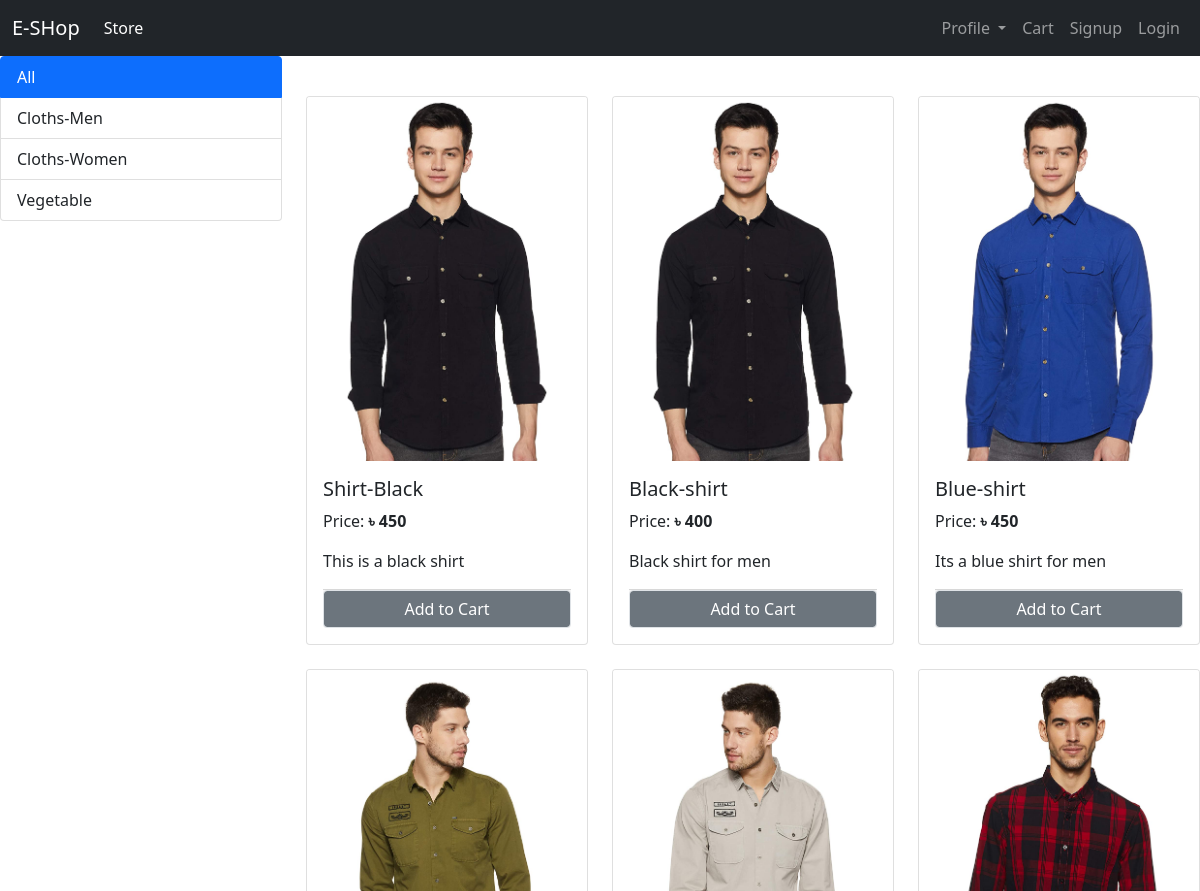
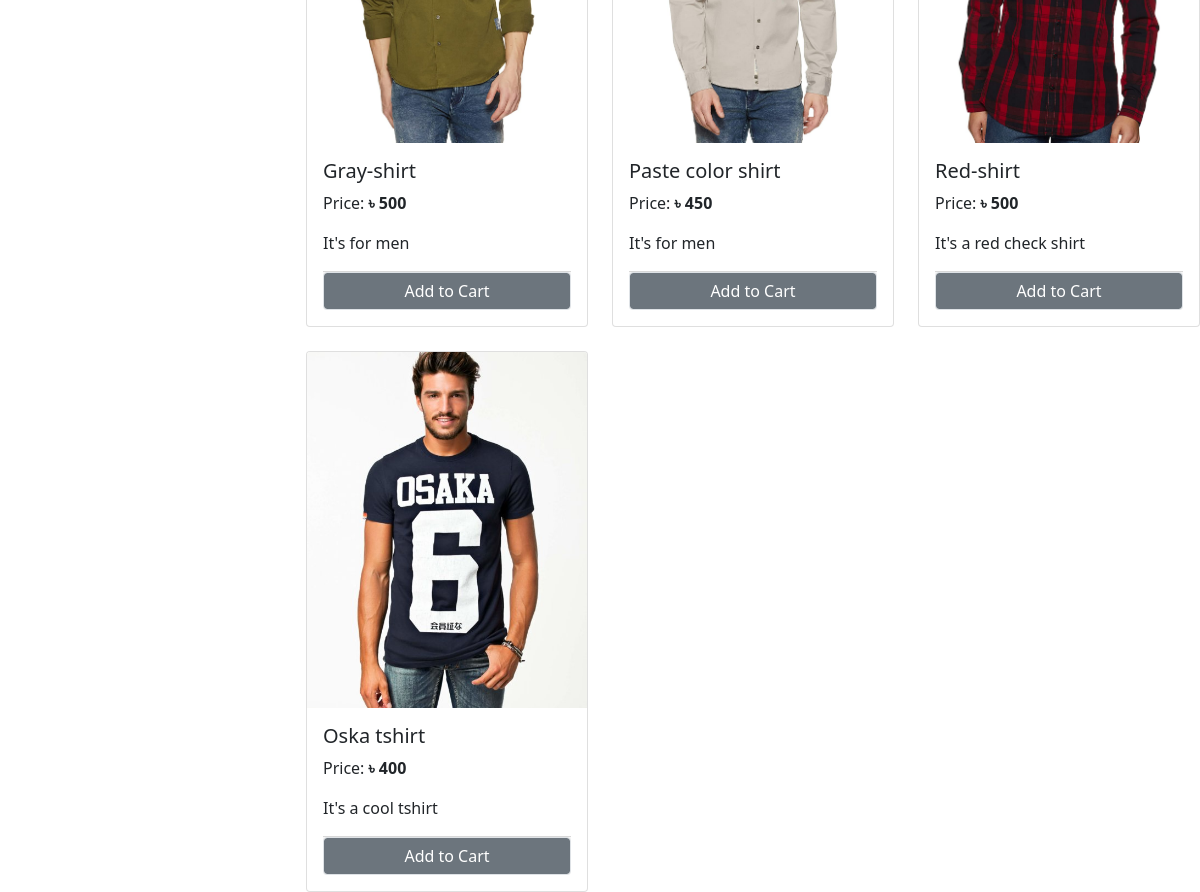
/?category=1, run on the app's committed database (2 pictures, top to bottom).
### store/models.py (models this page shows, shortened)
class Category(models.Model):
    name = models.CharField(max_length=200)
    @staticmethod
    def get_all_categories():
       return Category.objects.all()

class Product(models.Model):
    name = models.CharField(max_length=100)
    price = models.IntegerField(default=0)
    category = models.ForeignKey(Category,on_delete=models.CASCADE,default=1)
    description = models.CharField(max_length=200,blank=True)
    image = models.ImageField(upload_to='uploads/products/')
    @staticmethod
    def get_all_products_by_categoryId(category_id):
        if category_id:
            return Product.objects.filter(category = category_id)
        else:
            return Product.objects.all()

### store/views.py (the view, shortened to what this page needs)
# urls.py: path('',Index.as_view(),name='index'),
class Index(View):
    def get(self,request):
        cart = request.session.get('cart')
        if not cart:
            request.session['cart'] = {}
        products = None
        category  = Category.get_all_categories()
        categoryId = request.GET.get('category')
        if categoryId:
            products = Product.get_all_products_by_categoryId(categoryId)
        else:
            products = Product.get_all_products()
        return render(request,'home.html',{'products':products,'category':category})

### store/templatetags/cart.py (called while the page is built)
@register.filter(name= 'is_in_cart')
def is_in_cart(product,cart):
    keys = cart.keys()
    for id in keys:
        if int(id) == product.id:
            return True
    return False

### store/templatetags/custom.py (called while the page is built)
@register.filter(name= 'currency')
def currency(number):
    return "৳ " +str(number)

### store/templates/home.html (shortened to what this page needs)
{% extends "base.html" %}
{% block content %}
{% load cart %}
{% load custom %}
<div class="row">
    <div class="col-lg-3 mx-auto">
        <div class="list-group">
            <a href="/" class="list-group-item list-group-item-action active" aria-current="true">
              All
            </a>
            {% for cat in category %}
            <a href="/?category={{cat.id}}" class="list-group-item list-group-item-action">{{cat.name}}</a>
            {% endfor %}
          </div>
    </div>
    <div id="product" class="col-lg-9 mx-auto">
        <div class="row row-cols-1 row-cols-md-3 g-4 mt-3">
            {% for product in products %}
            <div class="col" id={{product.id}}>
              <div class="card">
                <img src="{{product.image.url}}" class="card-img-top" alt="...">
                <div class="card-body">
                  <h5 class="card-title">{{product.name}}</h5>
                  <p class="card-text">Price: <b>{{product.price|currency}}</b></p>
                  <p class="card-text">{{product.description}}</p>
                  <div class="card-footer p-0 no-gutters">
                    {% if product|is_in_cart:request.session.cart %}
                    <div class="row">
                      <form action="/#{{product.id}}" method="POST" class="col-2">
                        {% csrf_token %}
                      <input hidden type="text" name="product" value='{{product.id}}'/>
                      <input hidden type="text" name="remove" value='True'/>
                      <input type="submit" value="-" class="col-2 btn btn-block btn-secondary"/>
                      </form>
                      <div class="text-center col">{{product|cart_quantity:request.session.cart}} in Cart</div>
                      <form action="/#{{product.id}}" method="POST" class="col-2">
                        {% csrf_token %}
                      <input hidden type="text" name="product" value='{{product.id}}'>
                      <input type="submit" value="+" class="col-2 btn btn-block btn-secondary"/>
                      </form>
                    </div>
                    {% else %}
                    <form action="/#{{product.id}}" method="POST" class="btn-block">
                    <input type="submit" class="float-right btn btn-block btn-secondary border form-control" value="Add to Cart"></input>
                    </form>
                    {% endif %}
                </div>
                </div>
              </div>
            </div>
            {% endfor %}
          </div>
    </div>
</div>
{% endblock%}

### data on the page
Category: name "Cloths-Men"
Category: name "Cloths-Women"
Category: name "Vegetable"
Product: image (picture), name "Shirt-Black", price "৳ 450", description "This is a black shirt"
Product: image (picture), name "Black-shirt", price "৳ 400", description "Black shirt for men"
Product: image (picture), name "Blue-shirt", price "৳ 450", description "Its a blue shirt for men"
Product: image (picture), name "Gray-shirt", price "৳ 500", description "It's for men"
Product: image (picture), name "Paste color shirt", price "৳ 450", description "It's for men"
Product: image (picture), name "Red-shirt", price "৳ 500", description "It's a red check shirt"
Product: image (picture), name "Oska tshirt", price "৳ 400", description "It's a cool tshirt"
